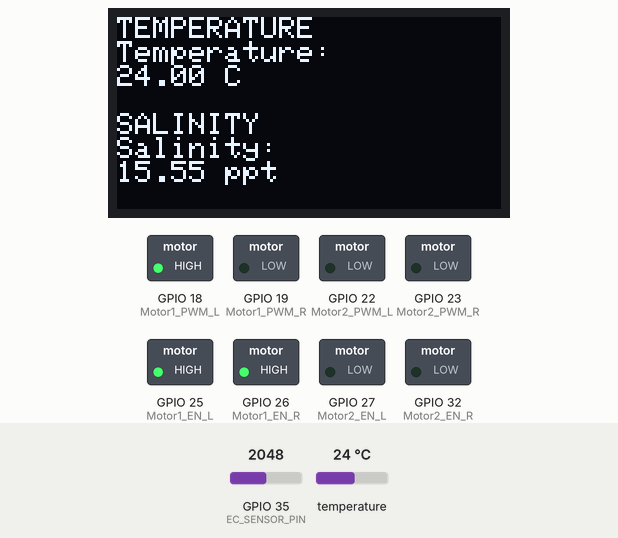
Recording of a sketch running on a simulated ESP32. Parts: 128×64 one-colour display, switched loads named in the sketch (green lamp = pin HIGH). The test bench sets the inputs (shaded band); at power-on: GPIO 35 (EC_SENSOR_PIN) = 2048, temperature 24 °C (analog values on the 0–4095 scale). WiFi joins after 1.5 s; servers stay silent unless stated; what the sketch prints to the serial monitor is not drawn.

Above: at 2.9 s.
3.0 s: GPIO 35 (EC_SENSOR_PIN) set to 1499
At 9.7 s:
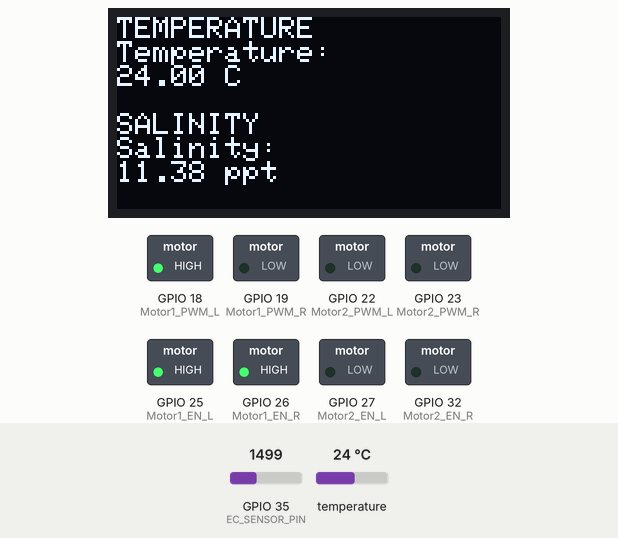
10.1 s: GPIO 35 (EC_SENSOR_PIN) set to 1408
At 15.6 s:
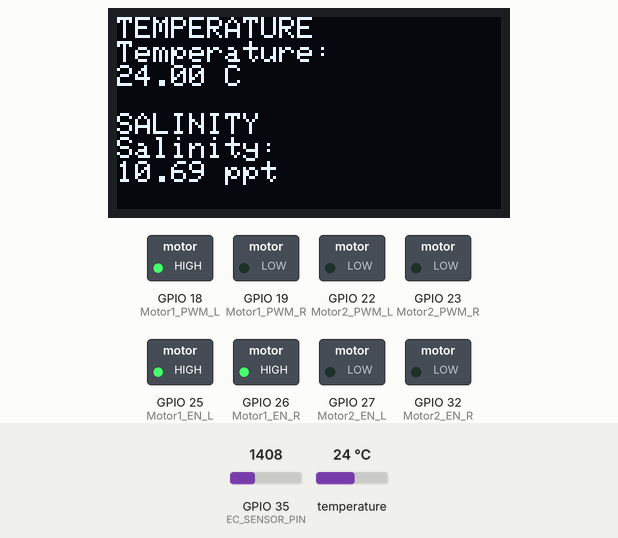
17.2 s: temperature set to 13.9 °C
At 21.5 s:
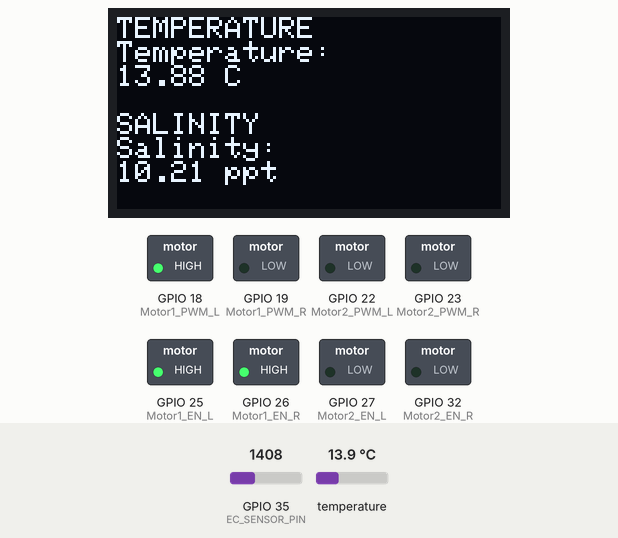
24.3 s: temperature set to 12.7 °C
At 27.4 s:
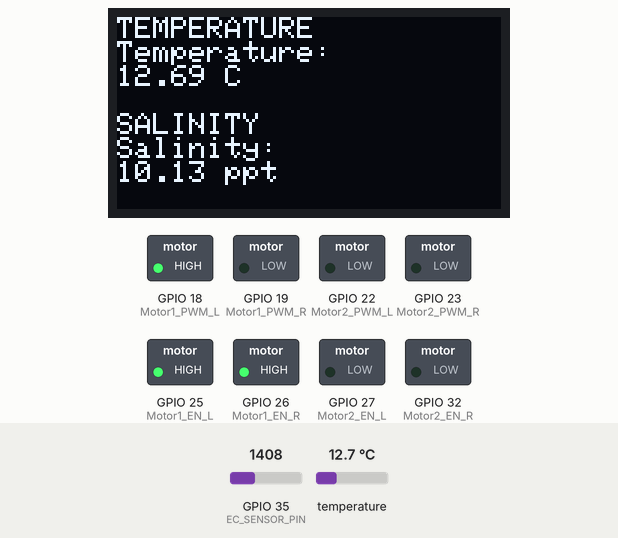
31.4 s: GPIO 35 (EC_SENSOR_PIN) set to 833
At 33.4 s:
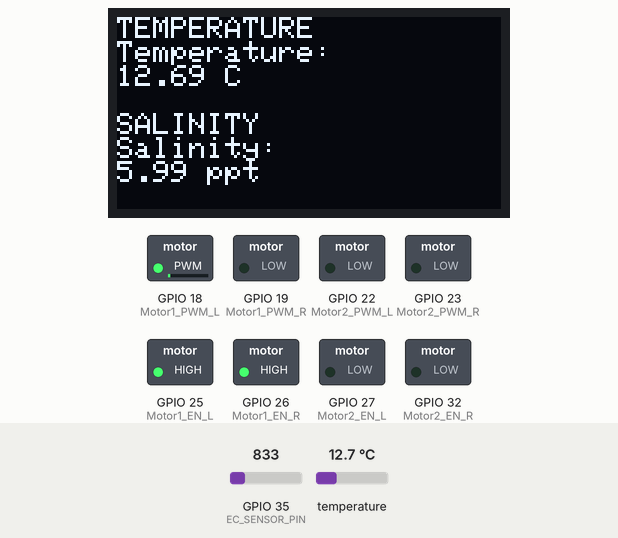
38.5 s: GPIO 35 (EC_SENSOR_PIN) set to 729
At 39.4 s:
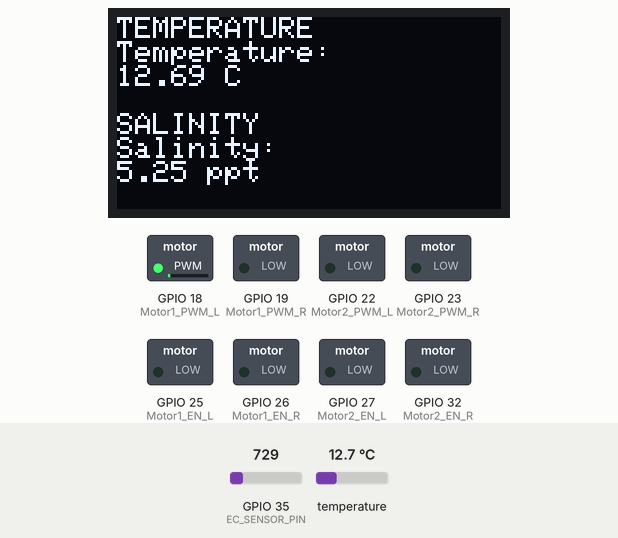
Timing chart, 0 to 41.5 s (numbered marks = the images above; inputs shaded):
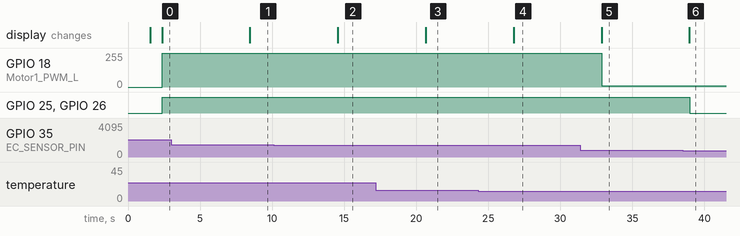

The sketch:

saltik-pid-final.ino
```cpp
#include <Wire.h>
#include <WiFi.h>
#include <FirebaseESP32.h>
#include <OneWire.h>
#include <DallasTemperature.h>
#include <DFRobot_ESP_EC.h>
#include <Adafruit_GFX.h>
#include <Adafruit_SSD1306.h>
#include <PID_v1.h>

// WiFi Credentials
// const char* WIFI_SSID = "gumamela_wifi";        // Wi-Fi SSID
// const char* WIFI_PASSWORD = "ro$3ma2Low";       // Wi-Fi password

// IF THE WIFI DOES NOT HAVE A PASSWORD!
const char* WIFI_SSID = "UPVMIAGAO";
const char* WIFI_PASSWORD = "";  // Leave it empty for open networks

// Firebase Credentials
const char* FIREBASE_HOST = "saltik-198-default-rtdb.firebaseio.com";
const char* FIREBASE_AUTH = "KYlTeJtRRligdZvqT0oSpjllKcDG6yZhWED52lup";

// Firebase objects
FirebaseData firebaseData;
FirebaseAuth auth;
FirebaseConfig config;

// Sensor Pins
#define ONE_WIRE_BUS 5     // GPIO pin for DS18B20
#define EC_SENSOR_PIN 35   // GPIO pin for EC sensor

// PID variables
double salinityInput, pumpOutput, salinitySetpoint = 5.0;
const double SALINITY_DEADBAND = 0.5;  // ±0.5 ppt tolerance

// PID tuning constants
double Kp = 50, Ki = 0.5, Kd = 1;
PID myPID(&salinityInput, &pumpOutput, &salinitySetpoint, Kp, Ki, Kd, REVERSE);

// Pump timing logic
const unsigned long MIN_PUMP_RUNTIME_MS = 5000;  // 5 seconds minimum pump runtime
const unsigned long PUMP_COOLDOWN_MS = 2000;      // 2 seconds cooldown after pump stops
unsigned long lastPumpChangeTime = 0;
bool pumpRunning = false;

// Motor Pins
const int Motor1_PWM_L = 18;
const int Motor1_PWM_R = 19;
const int Motor1_EN_L = 25;
const int Motor1_EN_R = 26;
const int Motor2_PWM_L = 22;
const int Motor2_PWM_R = 23;
const int Motor2_EN_L = 27;
const int Motor2_EN_R = 32;

// Initialize the OLED display
#define SCREEN_WIDTH 128
#define SCREEN_HEIGHT 64
#define OLED_ADDR 0x3C
Adafruit_SSD1306 display(SCREEN_WIDTH, SCREEN_HEIGHT, &Wire);

// Temperature compensation constants
#define ALPHA 0.022
#define K 0.8

// Initialize sensors
OneWire oneWire(ONE_WIRE_BUS);
DallasTemperature sensors(&oneWire);
DFRobot_ESP_EC ec;

void setupMotors() {
  pinMode(Motor1_PWM_L, OUTPUT);
  pinMode(Motor1_PWM_R, OUTPUT);
  pinMode(Motor1_EN_L, OUTPUT);
  pinMode(Motor1_EN_R, OUTPUT);

  pinMode(Motor2_PWM_L, OUTPUT);
  pinMode(Motor2_PWM_R, OUTPUT);
  pinMode(Motor2_EN_L, OUTPUT);
  pinMode(Motor2_EN_R, OUTPUT);
}

void activatePump(int pumpNumber) {
  if (pumpNumber == 1) {
    digitalWrite(Motor1_EN_L, HIGH);
    digitalWrite(Motor1_EN_R, HIGH);
    analogWrite(Motor1_PWM_L, 200);
    analogWrite(Motor1_PWM_R, 0);
  }
  else {
    digitalWrite(Motor2_EN_L, HIGH);
    digitalWrite(Motor2_EN_R, HIGH);
    analogWrite(Motor2_PWM_L, 200);
    analogWrite(Motor2_PWM_R, 0);
  }
}

void deactivatePump(int pumpNumber) {
  if (pumpNumber == 1) {
    digitalWrite(Motor1_EN_L, LOW);
    digitalWrite(Motor1_EN_R, LOW);
  }
  else {
    digitalWrite(Motor2_EN_L, LOW);
    digitalWrite(Motor2_EN_R, LOW);
  }
}

void setup() {
  Serial.begin(115200);

  // Connect to Wi-Fi
  WiFi.begin(WIFI_SSID, WIFI_PASSWORD);
  Serial.print("Connecting to WiFi...");
  while (WiFi.status() != WL_CONNECTED) {
    delay(500);
    Serial.print(".");
  }
  Serial.println("\nWiFi Connected!");

  Wire.begin(21, 33);  // SDA = GPIO21, SCL = GPIO33

  if (!display.begin(SSD1306_SWITCHCAPVCC, OLED_ADDR)) {
    Serial.println(F("SSD1306 allocation failed"));
    for (;;);
  }

  display.clearDisplay();
  display.setTextSize(1);
  display.setTextColor(SSD1306_WHITE);
  display.setCursor(0, 0);
  display.println("Temperature and Salinity Sensor");
  display.display();

  // Firebase config
  config.host = FIREBASE_HOST;
  config.signer.tokens.legacy_token = FIREBASE_AUTH;
  Firebase.begin(&config, &auth);
  Firebase.reconnectWiFi(true);

  myPID.SetMode(AUTOMATIC);
  myPID.SetOutputLimits(-255, 255);  // Negative = saltwater, Positive = freshwater

  // Sensor and motor init
  sensors.begin();
  ec.begin();
  analogReadResolution(12);
  analogSetAttenuation(ADC_11db);
  setupMotors();
}

// Assuming 3.3V logic level for ESP32 PWM output
const float PWM_MAX_VOLTAGE = 3.3;
const int PWM_MAX_VALUE = 255;  // PWM max value (8-bit)

void loop() {
  sensors.requestTemperatures();
  float temperatureC = sensors.getTempCByIndex(0);
  float voltage = analogRead(EC_SENSOR_PIN);
  float ecValue25 = ec.readEC(voltage, temperatureC);
  float ecValue = ecValue25 * (1 + ALPHA * (temperatureC - 25));
  float salinity = ecValue / K;

  // Print to Serial Monitor
  Serial.print("Temperature: ");
  Serial.print(temperatureC);
  Serial.println(" °C");

  Serial.print("Salinity: ");
  Serial.print(salinity, 2);
  Serial.println(" ppt");

  // === OLED Display Output ===
  display.clearDisplay();               // Clear the previous content
  display.setTextSize(1);               // Ensure text size is set
  display.setTextColor(SSD1306_WHITE);  // Ensure text is visible
  display.setCursor(0, 0);
  display.println(F("TEMPERATURE"));
  display.println(F("Temperature:"));
  display.print(temperatureC);
  display.print(F(" C"));

  display.setCursor(0, 32);
  display.println(F("SALINITY"));
  display.println(F("Salinity:"));
  display.print(salinity, 2);
  display.print(F(" ppt"));

  display.display();                    // Show on screen
  display.clearDisplay(); // Clear after to avoid ghosting

  Serial.print("PWM Output (pumpOutput): ");
  Serial.println(pumpOutput);

  // Calculate PWM voltages for freshwater and saltwater pumps
  float freshwaterPWMValue = 0.0;
  float saltwaterPWMValue = 0.0;
  float freshwaterVoltage = 0.0;
  float saltwaterVoltage = 0.0;

  if (pumpOutput > 0) {
    freshwaterPWMValue = pumpOutput;
    freshwaterVoltage = PWM_MAX_VOLTAGE * (freshwaterPWMValue / PWM_MAX_VALUE);
  } else if (pumpOutput < 0) {
    saltwaterPWMValue = abs(pumpOutput);
    saltwaterVoltage = PWM_MAX_VOLTAGE * (saltwaterPWMValue / PWM_MAX_VALUE);
  }

  Serial.print("Freshwater Pump PWM Value: ");
  Serial.print(freshwaterPWMValue);
  Serial.print(" | Voltage: ");
  Serial.print(freshwaterVoltage, 2);
  Serial.println(" V");

  Serial.print("Saltwater Pump PWM Value: ");
  Serial.print(saltwaterPWMValue);
  Serial.print(" | Voltage: ");
  Serial.print(saltwaterVoltage, 2);
  Serial.println(" V");


  // Pump logic
  String pumpStatus;
  salinityInput = salinity;
  myPID.Compute();

  unsigned long now = millis();
  double error = salinity - salinitySetpoint;

  // Check if within deadband or if pumps are in cooldown
  if (abs(error) <= SALINITY_DEADBAND) {
    // Turn off pumps if running
    if (pumpRunning) {
      deactivatePump(1);
      deactivatePump(2);
      pumpRunning = false;
      lastPumpChangeTime = now;
      pumpStatus = "off";
      Serial.println(F("Salinity in range. Pumps OFF."));
      delay(PUMP_COOLDOWN_MS);  // Cooldown before rechecking
    }
  }
  else {
    // Only activate pumps if MIN_PUMP_RUNTIME_MS has passed
    if (!pumpRunning || (now - lastPumpChangeTime >= MIN_PUMP_RUNTIME_MS)) {
      if (pumpOutput > 0) {
        analogWrite(Motor1_PWM_L, pumpOutput);  // Freshwater pump
        analogWrite(Motor1_PWM_R, 0);
        digitalWrite(Motor1_EN_L, HIGH);
        digitalWrite(Motor1_EN_R, HIGH);
        deactivatePump(2);
        pumpStatus = "freshwater";
        Serial.println(F("Freshwater pump ON (lowering salinity)."));
      }
      else if (pumpOutput < 0) {
        analogWrite(Motor2_PWM_L, abs(pumpOutput));  // Saltwater pump
        analogWrite(Motor2_PWM_R, 0);
        digitalWrite(Motor2_EN_L, HIGH);
        digitalWrite(Motor2_EN_R, HIGH);
        deactivatePump(1);
        pumpStatus = "saltwater";
        Serial.println(F("Saltwater pump ON (increasing salinity)."));
      }
      pumpRunning = true;
      lastPumpChangeTime = now;
    }
  }

  // **Send Data to Firebase**
  if (Firebase.setFloat(firebaseData, "/sensor/temperature", floor(temperatureC * 10) / 10)) {
    Serial.println("Temperature updated in Firebase");
  } else {
    Serial.println("Failed to update temperature");
    Serial.println(firebaseData.errorReason());
  }

  if (Firebase.setFloat(firebaseData, "/sensor/salinity", round(salinity))) {
    Serial.println("Salinity updated in Firebase\n");
  } else {
    Serial.println("Failed to update salinity\n");
    Serial.println(firebaseData.errorReason());
  }

  delay(5000);  // Send data every 5 seconds
}
```

Measured:
- the behaviour switches between 765 and 764 on GPIO 35 (EC_SENSOR_PIN) (found by bisection; images 5 and 6)
- after the input at 3.0 s, the display: changes after 5.5 s (image 1)
- after the input at 10.1 s, the display: changes after 4.5 s (image 2)
- after the input at 17.2 s, the display: changes after 3.5 s (image 3)
- after the input at 24.3 s, the display: changes after 2.5 s (image 4)
- after the input at 31.4 s, GPIO 18 (Motor1_PWM_L): 255/255 → 10/255 after 1.5 s; the display: changes after 1.5 s (image 5)
- after the input at 38.5 s, GPIO 18 (Motor1_PWM_L): stays 10/255 (without the input it goes to 51/255 after 0.47 s); GPIO 25 (Motor1_EN_L), GPIO 26 (Motor1_EN_R): HIGH → LOW after 0.47 s; the display: changes after 0.46 s (image 6)
